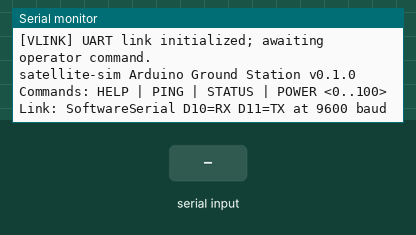
Recording of a sketch running on a simulated Arduino Uno, built with avr-gcc and run on an emulated ATmega328P. Parts: the last lines printed to the serial monitor. Inputs (shaded band) come from the test bench.

Above: at 1.2 s.
1.3 s: "PING\n" received over Serial
At 1.9 s:
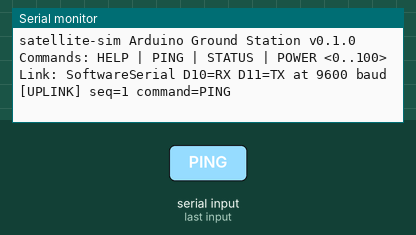
2.8 s: "HELP\n" received over the second serial link
At 3.8 s:
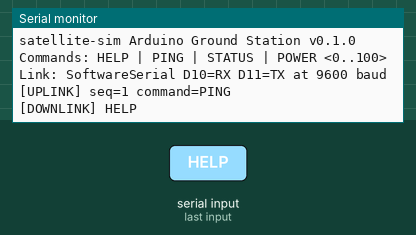
4.3 s: "STATUS\n" received over Serial
At 5.4 s:
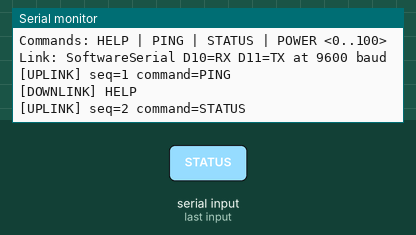
5.8 s: "help\n" received over the second serial link
At 7.0 s:
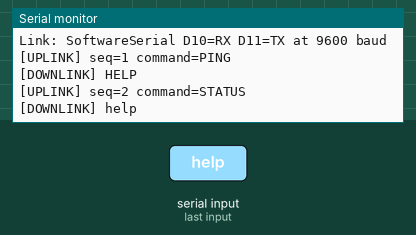
7.3 s: "POWER \n" received over Serial
At 7.7 s:
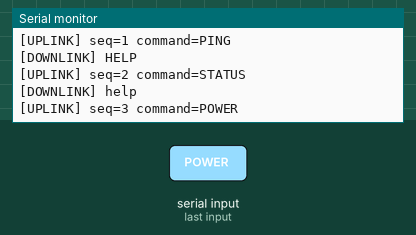
8.8 s: "PING\n" received over the second serial link
At 9.5 s:
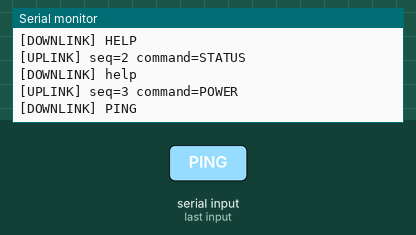

The sketch:

ground_station.ino
```cpp
/*
 * satellite-sim Arduino Ground Station Node
 * Target: Arduino Uno R3 / ATmega328P
 * Version: 0.1.0
 *
 * USB Serial is the operator console (115200 baud).
 * SoftwareSerial D10/D11 is the simulated spacecraft link (9600 baud).
 * Protocol is a project demo protocol, not historical Voyager command encoding.
 */
#include <SoftwareSerial.h>
#include <string.h>
#include <stdlib.h>

static const uint8_t LINK_RX_PIN = 10;
static const uint8_t LINK_TX_PIN = 11;
static const unsigned long CONSOLE_BAUD = 115200;
static const unsigned long LINK_BAUD = 9600;
static const size_t LINE_CAPACITY = 80;

SoftwareSerial spacecraftLink(LINK_RX_PIN, LINK_TX_PIN);
char consoleLine[LINE_CAPACITY];
char telemetryLine[LINE_CAPACITY];
size_t consoleLength = 0;
size_t telemetryLength = 0;
uint16_t nextSequence = 1;

void printHelp() {
  Serial.println(F("satellite-sim Arduino Ground Station v0.1.0"));
  Serial.println(F("Commands: HELP | PING | STATUS | POWER <0..100>"));
  Serial.println(F("Link: SoftwareSerial D10=RX D11=TX at 9600 baud"));
}

void sendCommand(const char *verb, int value, bool hasValue) {
  const uint16_t sequence = nextSequence++;
  spacecraftLink.print(F("CMD,"));
  spacecraftLink.print(sequence);
  spacecraftLink.print(',');
  spacecraftLink.print(verb);
  if (hasValue) {
    spacecraftLink.print(',');
    spacecraftLink.print(value);
  }
  spacecraftLink.print('\n');

  Serial.print(F("[UPLINK] seq="));
  Serial.print(sequence);
  Serial.print(F(" command="));
  Serial.println(verb);
}

void processConsoleLine(char *line) {
  while (*line == ' ' || *line == '\t') ++line;
  if (strcmp(line, "HELP") == 0 || strcmp(line, "help") == 0) {
    printHelp();
  } else if (strcmp(line, "PING") == 0 || strcmp(line, "ping") == 0) {
    sendCommand("PING", 0, false);
  } else if (strcmp(line, "STATUS") == 0 || strcmp(line, "status") == 0) {
    sendCommand("STATUS", 0, false);
  } else if (strncmp(line, "POWER ", 6) == 0 || strncmp(line, "power ", 6) == 0) {
    const long value = strtol(line + 6, NULL, 10);
    if (value < 0 || value > 100) {
      Serial.println(F("[ERROR] POWER must be between 0 and 100"));
      return;
    }
    sendCommand("POWER", (int)value, true);
  } else if (*line != '\0') {
    Serial.println(F("[ERROR] Unknown command. Type HELP."));
  }
}

void pollConsole() {
  while (Serial.available() > 0) {
    const char c = (char)Serial.read();
    if (c == '\r') continue;
    if (c == '\n') {
      consoleLine[consoleLength] = '\0';
      processConsoleLine(consoleLine);
      consoleLength = 0;
    } else if (consoleLength < LINE_CAPACITY - 1) {
      consoleLine[consoleLength++] = c;
    } else {
      consoleLength = 0;
      Serial.println(F("[ERROR] Console line too long; discarded"));
    }
  }
}

void pollTelemetry() {
  while (spacecraftLink.available() > 0) {
    const char c = (char)spacecraftLink.read();
    if (c == '\r') continue;
    if (c == '\n') {
      telemetryLine[telemetryLength] = '\0';
      if (telemetryLength > 0) {
        Serial.print(F("[DOWNLINK] "));
        Serial.println(telemetryLine);
      }
      telemetryLength = 0;
    } else if (telemetryLength < LINE_CAPACITY - 1) {
      telemetryLine[telemetryLength++] = c;
    } else {
      telemetryLength = 0;
      Serial.println(F("[ERROR] Telemetry line too long; discarded"));
    }
  }
}

void setup() {
  Serial.begin(CONSOLE_BAUD);
  spacecraftLink.begin(LINK_BAUD);
  Serial.println(F("\n[MCS-UNO] Booting ground station node..."));
  Serial.println(F("[VLINK] UART link initialized; awaiting operator command."));
  printHelp();
}

void loop() {
  pollConsole();
  pollTelemetry();
}
```

Measured:
- after the input at 1.3 s, the serial monitor: prints a new line at once (image 1)
- after the input at 2.8 s, the serial monitor: prints a new line at once (image 2)
- after the input at 4.3 s, the serial monitor: prints a new line at once (image 3)
- after the input at 5.8 s, the serial monitor: prints a new line at once (image 4)
- after the input at 7.3 s, the serial monitor: prints a new line at once (image 5)
- after the input at 8.8 s, the serial monitor: prints a new line at once (image 6)
